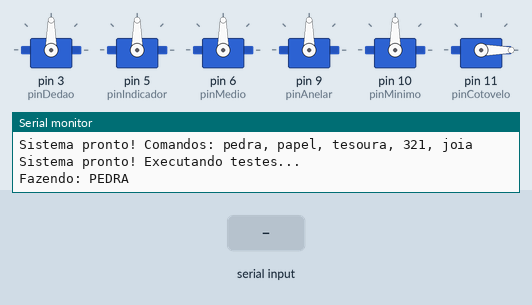
A program run on a simulated Arduino Uno, built with avr-gcc and run on an emulated ATmega328P. Shown: 6 × servo, the last lines printed to the serial monitor. The test bench sets the inputs (shaded band).

Above: at 3.1 s.
At 23.03 s:
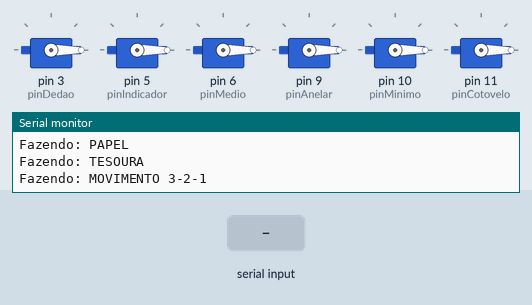
23.8 s: byte 10 ('\n') received over Serial
At 30.6 s:
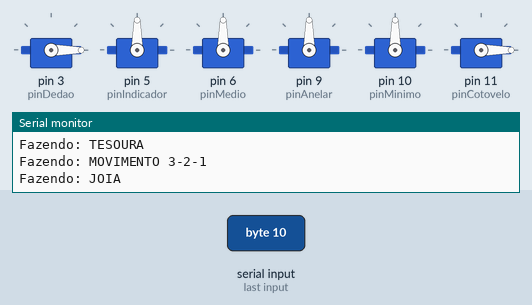
Timing chart, 0 to 39.5 s (numbered marks = the images above; inputs shaded):
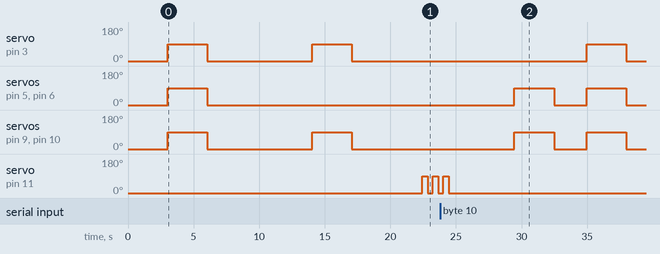

Measured:
- by itself, servo on pin 3 (pinDedao), servo on pin 9 (pinAnelar), servo on pin 10 (pinMinimo): alternates 90° for 3.0 s and 0° for 8.0 s

The program:

main.cpp
```cpp
#include <Arduino.h>
#include <Servo.h>

// Definição dos servos
Servo servoDedao;    // Dedo polegar
Servo servoIndicador; // Dedo indicador
Servo servoMedio;    // Dedo médio
Servo servoAnelar;   // Dedo anelar
Servo servoMinimo;   // Dedo mínimo
Servo servoCotovelo; // Cotovelo

// Pinos dos servos
const int pinDedao = 3;
const int pinIndicador = 5;
const int pinMedio = 6;
const int pinAnelar = 9;
const int pinMinimo = 10;
const int pinCotovelo = 11;

// Ângulos para os dedos
const int DEDO_ABERTO = 0;    // Dedo esticado
const int DEDO_FECHADO = 90;  // Dedo dobrado
const int POLEGAR_ABERTO = 0;
const int POLEGAR_FECHADO = 90;

// Posições do cotovelo
const int COTOVELO_REPOUSO = 0;
const int COTOVELO_LEVANTADO = 90;

String comando = "";

// Protótipos das funções (declaração antecipada)
void posicaoInicial();
void fazerPedra();
void fazerPapel();
void fazerTesoura();
void fazerMovimento321();
void fazerJoia();
void teste();

void setup() {
  Serial.begin(9600);

  // Inicializa os servos
  servoDedao.attach(pinDedao);
  servoIndicador.attach(pinIndicador);
  servoMedio.attach(pinMedio);
  servoAnelar.attach(pinAnelar);
  servoMinimo.attach(pinMinimo);
  servoCotovelo.attach(pinCotovelo);

  // Posição inicial: mão aberta e braço em repouso
  posicaoInicial();

  Serial.println("Sistema pronto! Comandos: pedra, papel, tesoura, 321, joia");
}

void loop() {
  if (Serial.available() > 0) {
    char c = Serial.read();

    if (c == '\n') {
      comando.trim(); // Remove espaços em branco

      if (comando == "pedra") {
        fazerPedra();
      } else if (comando == "papel") {
        fazerPapel();
      } else if (comando == "tesoura") {
        fazerTesoura();
      } else if (comando == "321") {
        fazerMovimento321();
      } else if (comando == "joia") {
        fazerJoia();
      } else {
        Serial.println("Comando não reconhecido: " + comando);
        Serial.println("Use: pedra, papel, tesoura, 321, joia");
      }

      comando = ""; // Limpa o comando
    } else {
      comando += c; // Constrói o comando caractere por caractere
    }
  }
  teste();
}

// Implementação das funções

void posicaoInicial() {
  // Todos os dedos abertos
  servoDedao.write(POLEGAR_ABERTO);
  servoIndicador.write(DEDO_ABERTO);
  servoMedio.write(DEDO_ABERTO);
  servoAnelar.write(DEDO_ABERTO);
  servoMinimo.write(DEDO_ABERTO);
  servoCotovelo.write(COTOVELO_REPOUSO);
  delay(500);
}

void fazerPedra() {
  Serial.println("Fazendo: PEDRA");

  // Fecha todos os dedos
  servoDedao.write(POLEGAR_FECHADO);
  servoIndicador.write(DEDO_FECHADO);
  servoMedio.write(DEDO_FECHADO);
  servoAnelar.write(DEDO_FECHADO);
  servoMinimo.write(DEDO_FECHADO);
  delay(1000);
}

void fazerPapel() {
  Serial.println("Fazendo: PAPEL");

  // Abre todos os dedos
  servoDedao.write(POLEGAR_ABERTO);
  servoIndicador.write(DEDO_ABERTO);
  servoMedio.write(DEDO_ABERTO);
  servoAnelar.write(DEDO_ABERTO);
  servoMinimo.write(DEDO_ABERTO);
  delay(1000);
}

void fazerTesoura() {
  Serial.println("Fazendo: TESOURA");

  // Fecha polegar, anelar e mínimo
  servoDedao.write(POLEGAR_FECHADO);
  servoAnelar.write(DEDO_FECHADO);
  servoMinimo.write(DEDO_FECHADO);

  // Abre indicador e médio
  servoIndicador.write(DEDO_ABERTO);
  servoMedio.write(DEDO_ABERTO);
  delay(1000);
}

void fazerMovimento321() {
  Serial.println("Fazendo: MOVIMENTO 3-2-1");

  // Movimento ritmado do braço durante a contagem
  for (int i = 0; i < 3; i++) {
    // Move o braço para baixo
    servoCotovelo.write(COTOVELO_REPOUSO);
    delay(400);

    // Move o braço para cima
    servoCotovelo.write(COTOVELO_LEVANTADO);
    delay(400);
  }

  // Volta para posição de repouso
  servoCotovelo.write(COTOVELO_REPOUSO);
  delay(500);
}

void fazerJoia() {
  Serial.println("Fazendo: JOIA");

  // Fecha todos os dedos exceto o polegar
  servoIndicador.write(DEDO_FECHADO);
  servoMedio.write(DEDO_FECHADO);
  servoAnelar.write(DEDO_FECHADO);
  servoMinimo.write(DEDO_FECHADO);

  // Polegar para cima (aberto)
  servoDedao.write(POLEGAR_ABERTO);
  delay(1000);
}

void teste(){
  Serial.println("Sistema pronto! Executando testes...");
  posicaoInicial();
  delay(2000);
  fazerPedra();
  delay(2000);
  posicaoInicial();
  delay(2000);
  fazerPapel();
  delay(2000);
  posicaoInicial();
  delay(2000);
  fazerTesoura();
  delay(2000);
  posicaoInicial();
  delay(2000);
  delay(2000);
  posicaoInicial();
  fazerMovimento321();
  delay(2000);
  delay(2000);
  posicaoInicial();
  fazerJoia();
  delay(2000);
}
```
